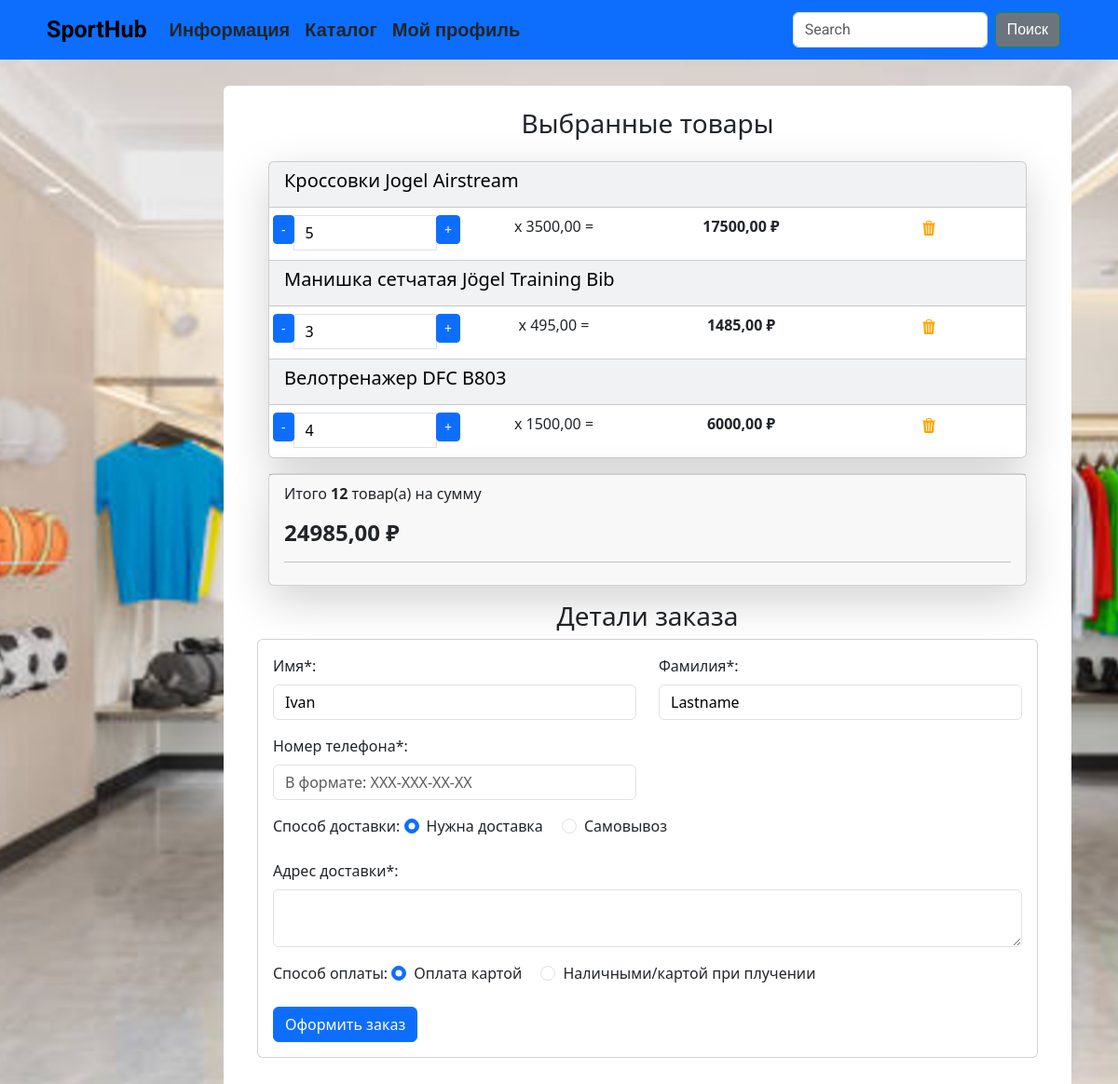
Page /order/create-order/ (signed in) on the committed database.
### cartsapp/models.py (models this page shows, shortened)
class Cart(models.Model):
    user = models.ForeignKey(to=User, on_delete=models.CASCADE, blank=True, null=True, verbose_name='Пользователь')
    product = models.ForeignKey(to=Products, on_delete=models.CASCADE, verbose_name='Товар')
    quantity = models.PositiveSmallIntegerField(default=0, verbose_name='Количество')
    created_timestamp = models.DateTimeField(auto_now_add=True, verbose_name='Дата добавления')
    class Meta:
        db_table = 'cart'
        verbose_name = "Корзина"
        verbose_name_plural = "Корзина"
    def product_price(self):
        return round(self.product.sell_price() * self.quantity, 2)
    objects = CartQueryset().as_manager()

### goodsapp/models.py (models this page shows, shortened)
class Products(models.Model):
    name = models.CharField(max_length=150, unique=True, verbose_name='Название')
    slug = models.SlugField(max_length=200, unique=True, blank=True, null=True, verbose_name='URL')
    description = models.TextField(blank=True, null=True, verbose_name='Описание')
    image = models.ImageField(upload_to='goods_images', blank=True, null=True, verbose_name='Изображение')
    price = models.DecimalField(default=0.00, max_digits=7, decimal_places=2, verbose_name='Цена')
    discount = models.DecimalField(default=0.00, max_digits=4, decimal_places=2, verbose_name='Скидка в %')
    quantity = models.PositiveIntegerField(default=0, verbose_name='Количество')
    category = models.ForeignKey(to=Categories, on_delete=models.CASCADE, verbose_name='Категория')    # protect - не даст удалить категорию если в ней есть не закончившиеся товары
    class Meta:
        db_table = 'product'
        verbose_name = 'Товар'
        verbose_name_plural = 'Товары'
        ordering = ('id',)
    def sell_price(self):
        if self.discount:
            return round(self.price - self.price*self.discount/100, 2)
        return self.price

### usersapp/models.py (models this page shows, shortened)
class User(AbstractUser):
    image = models.ImageField(upload_to="users_images", blank=True, null=True, verbose_name="Фото профиля")
    phone_number = models.CharField(max_length=12, blank=True, null=True, verbose_name="Номер телефона")
    class Meta:
        db_table = 'users'
        verbose_name = 'Пользователя'
        verbose_name_plural = 'Пользователи'

### ordersapp/views.py (the view)
# urls.py: path('create-order/', views.create_order, name='create_order'),
@login_required
def create_order(request):
    if request.method == 'POST':
        form = CreateOrderForm(data=request.POST)
        if form.is_valid():
            try:
                with transaction.atomic():
                    user = request.user
                    cart_items = Cart.objects.filter(user=user)
                    if cart_items.exists():
                        order = Order.objects.create(
                            user=user,
                            phone_number=form.cleaned_data['phone_number'],
                            requires_delivery=form.cleaned_data['requires_delivery'],
                            delivery_address=form.cleaned_data['delivery_address'],
                            payment_on_get=form.cleaned_data['payment_on_get'],
                        )
                        for cart_item in cart_items:
                            product=cart_item.product
                            name=cart_item.product.name
                            price=cart_item.product.sell_price()
                            quantity=cart_item.quantity
                            if product.quantity < quantity:
                                raise ValidationError(f'Недостаточное количество товара {name} на складе\
                                                       В наличии - {product.quantity}')
                            OrderItem.objects.create(
                                order=order,
                                product=product,
                                name=name,
                                price=price,
                                quantity=quantity,
                            )
                            product.quantity -= quantity
                            product.save()
                        cart_items.delete()
                        messages.success(request, 'Заказ оформлен!')
                        return redirect('usersapp:profile')
            except ValidationError as e:
                messages.success(request, str(e))
                return redirect('cartsapp:order')
    else:
        initial = {
            'first_name': request.user.first_name,
            'last_name': request.user.last_name,
            }
        form = CreateOrderForm(initial=initial)
    context = {
        'title': 'Home - Оформление заказа',
        'form': form,
        'orders': True,
    }
    return render(request, 'ordersapp/create_order.html', context=context)

### ordersapp/forms.py (shortened to what this page needs)
class CreateOrderForm(forms.Form):
    first_name = forms.CharField()
    last_name = forms.CharField()
    phone_number = forms.CharField()
    requires_delivery = forms.ChoiceField(
        choices=[
            ("0", False),
            ("1", True),
            ],
        )
    delivery_address = forms.CharField(required=False)
    payment_on_get = forms.ChoiceField(
        choices=[
            ("0", 'False'),
            ("1", 'True'),
            ],
        )

### cartsapp/models.py (called while the page is built)
    def total_price(self):
        return sum(cart.product_price() for cart in self)

    def total_quantity(self):
        if self:
            return sum(cart.quantity for cart in self)
        return 0

### cartsapp/templatetags/cartsapp_tags.py (called while the page is built)
@register.simple_tag()
def user_carts(request):
    return get_user_carts(request)

### cartsapp/utils.py (called while the page is built)
def get_user_carts(request):
    if request.user.is_authenticated:
        return Cart.objects.filter(user=request.user)

### goodsapp/templatetags/goodsapp_tags.py (called while the page is built)
@register.simple_tag()
def tag_categories():
    return Categories.objects.all()

### ordersapp/templates/ordersapp/create_order.html (shortened to what this page needs)
{% extends "base.html" %}
{% load static %}
{% load cartsapp_tags %}
{% block content %}
    <div class=" bg-white p-4 mb-4 mx-2 rounded">
        <div class="container">
            <h3 class="text-center mb-4">Выбранные товары</h3>
            <div class="container" id="cart-items-container">
                {% user_carts request as carts %}
                {% include "cartsapp/includes/included_cart.html" %}
            </div>
        </div>
        <div class="container">
            <h3 class="text-center">Детали заказа</h3>
            <div class="card mb-3">
                <div class="card-body">
                    <form actions="{% url "ordersapp:create_order" %}" method="POST">
                        <div class="row">
                            <div class="col-md-6 mb-3">
                                <label for="id_first_name" class="form-label">Имя*:</label>
                                <input type="text" class="form-control" id="id_first_name"
                                    value="{% if form.first_name.value %}{{ form.first_name.value }}{% endif %}"
                                    name="first_name" required>
                            </div>
                            <div class="col-md-6 mb-3">
                                <label for="id_last_name" class="form-label">Фамилия*:</label>
                                <input type="text" class="form-control" id="id_last_name"
                                    value="{% if form.last_name.value %}{{ form.last_name.value }}{% endif %}"
                                    name="last_name" required>
                            </div>
                            <div class="col-md-6 mb-3">
                                <label for="id_phone_number" class="form-label">Номер телефона*:</label>
                                <input type="text" class="form-control" id="id_phone_number"
                                    value="{% if form.phone_number.value %}{{ form.phone_number.value }}{% endif %}"
                                    name="phone_number"
                                    placeholder="В формате: XXX-XXX-XX-XX"
                                    required>
                            </div>
                            <div class="col-md-12 mb-3">
                                <label for="delivery" class="form-label">Способ доставки: </label>
                                <div class="form-check form-check-inline">
                                    <input class="form-check-input" type="radio" name="requires_delivery"
                                        id="id_requires_delivery" value="1" checked>
                                    <label class="form-check-label" for="id_requires_delivery">Нужна
                                        доставка</label>
                                </div>
                                <div class="form-check form-check-inline">
                                    <input class="form-check-input" type="radio" name="requires_delivery"
                                        id="id_requires_delivery" value="0">
                                    <label class="form-check-label" for="id_requires_delivery">Самовывоз</label>
                                </div>
                            </div>
                            <div class="mb-3" id="deliveryAddressField">
                                <label for="id_delivery_address" class="form-label">Адрес
                                    доставки*:</label>
                                <textarea class="form-control" id="id_delivery_address"
                                    value="{% if form.delivery_address.value %}{{ form.delivery_address.value }}{% endif %}"
                                    name="delivery_address" rows="2"></textarea>
                            </div>
                            <div class="col-md-12 mb-3">
                                <label class="form-label">Способ оплаты: </label>
                                <div class="form-check form-check-inline">
                                    <input class="form-check-input" type="radio" name="payment_on_get"
                                        id="id_payment_on_get" value="0" checked>
                                    <label class="form-check-label" for="id_payment_on_get">Оплата
                                        картой</label>
                                </div>
                                <div class="form-check form-check-inline">
                                    <input class="form-check-input" type="radio" name="payment_on_get"
                                        id="id_payment_on_get" value="1">
                                    <label class="form-check-label" for="id_payment_on_get">Наличными/картой
                                        при плучении</label>
                                </div>
                            </div>
                        </div>
                        <button type="submit" class="btn btn-primary" href="{% url "ordersapp:create_order" %}">Оформить заказ</button>
                    </form>
                </div>
            </div>
        </div>
    </div>
{% endblock content %}

### cartsapp/templates/cartsapp/includes/included_cart.html (shortened to what this page needs)
{% load static %}
<div class="card mb-3 text-bg-light shadow-lg">
    {% for cart in carts %}
        <div class="card-header">
            <h5 class="card-title">{{ cart.product.name }}</h5>
        </div>
        <ul class="list-group list-group-flush">
            <li class="list-group-item">
                <div class="row text-center">
                    <div class="col p-0">
                        <div class="input-group">
                            <span class="input-group-btn">
                                <button type="button" class="btn btn-primary btn-sm decrement"
                                    data-cart-id="{{ cart.id }}"
                                    data-cart-change-url="{% url "cartsapp:change" %}">
                                    -</button>
                            </span>
                            <input type="text" class="form-control number" value="{{ cart.quantity }}"
                                readonly>
                            <span class="input-group-btn">
                                <button type="button" class="btn btn-primary btn-sm increment"
                                    data-cart-id="{{ cart.id }}"
                                    data-cart-change-url="{% url "cartsapp:change" %}">
                                    +</button>
                            </span>
                        </div>
                    </div>
                    <div class="col p-0">
                        <p>x {{ cart.product.sell_price }} = </p>
                    </div>
                    <div class="col p-0"><strong> {{cart.product_price}} ₽</strong></div>
                    <div class="col p-0">
                        <a href="{% url "cartsapp:remove" %}" class="remove-from-cart"
                        data-cart-id="{{ cart.id }}">
                            <img class="mx-1" src="{% static "deps/icons/trash3-fill.svg" %}"
                                alt="Catalog Icon" width="16" height="16">
                        </a>
                    </div>
                </div>
            </li>
        </ul>
    {% endfor %}
</div>
<div class="card mb-3 shadow-lg">
    <div class="card-footer">
        <p class="float-left">Итого <strong>{{ carts.total_quantity }}</strong> товар(а) на сумму</p>
        <h4 class="float-left"><strong>{{ carts.total_price }} ₽</strong></h4>
        <hr>
    </div>
</div>

### static/deps/css/style.css (style rules this page uses)
body { background-image: url("../images/sh-bg.jpg"); background-repeat: no-repeat; background-attachment: fixed; background-position: center center; background-size: cover; height: 100%; }
.form-control { background-color: #ffffff; color: #000000; }

### rows in the picture
Cart: product.name "Кроссовки Jogel Airstream", quantity "5", product.sell_price "3500,00", product_price "17500,00", total_quantity "12", total_price "24985,00"
Cart: product.name "Манишка сетчатая Jögel Training Bib", quantity "3", product.sell_price "495,00", product_price "1485,00"
Cart: product.name "Велотренажер DFC B803", quantity "4", product.sell_price "1500,00", product_price "6000,00"
User: first_name "Ivan", last_name "Lastname"
